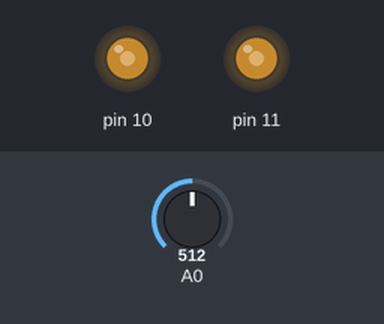
Simulated run of this sketch. Board: Arduino Uno, built with avr-gcc and run on an emulated ATmega328P. On the bench: output pins drawn as LEDs (lit = HIGH). Inputs (shaded band) come from the test bench; at power-on: A0 = 512.

Above: at 1.2 s.
1.3 s: A0 set to 716
At 1.8 s:
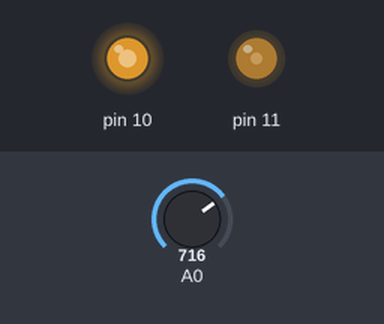
2.8 s: A0 set to 900
At 4.0 s:
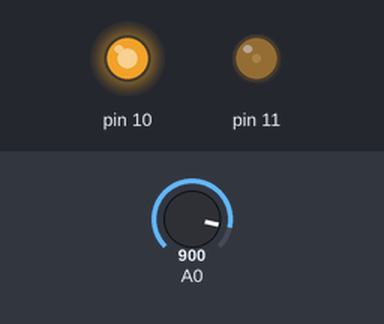
4.3 s: A0 set to 1023
At 5.3 s:
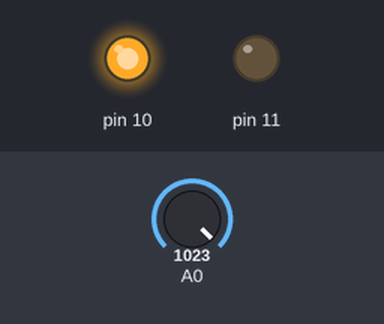
5.8 s: A0 set to 306
At 6.4 s:
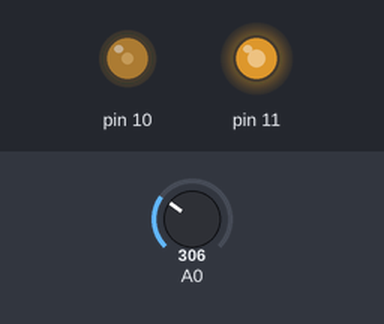
7.3 s: A0 set to 122
At 7.6 s:
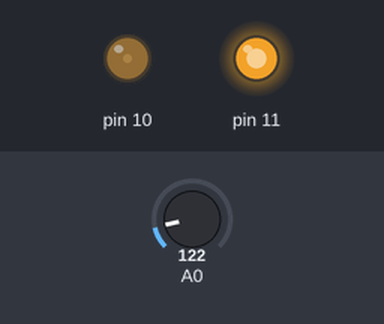
8.8 s: A0 set to 511
At 9.9 s:
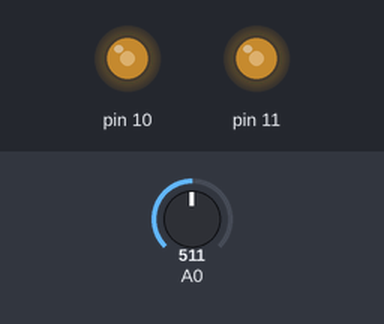
Timing chart, 0 to 11.3 s (numbered marks = the images above; inputs shaded):
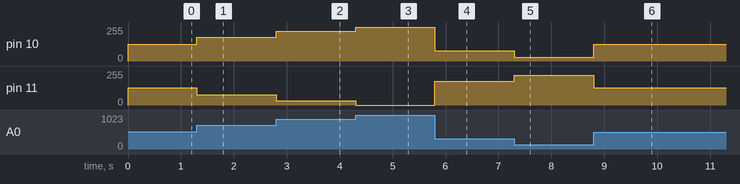

The sketch:

MovimientoDeMotorDobleSentidoPotenciometro.ino
```cpp
int lectura;
int potenciometro1, potenciometro2;

void setup() {
  pinMode(10, OUTPUT);
  pinMode(11, OUTPUT);
  pinMode(A0, INPUT);
}

void loop() {
  lectura = analogRead(A0);

  potenciometro1 = map(lectura, 0, 1023, 0, 255);
  potenciometro2 = map(lectura, 0, 1023, 255, 0);

  analogWrite(10, potenciometro1);
  analogWrite(11, potenciometro2);
}
```

Measured:
- after the input at 1.3 s, pin 10: 127/255 → 178/255 at once; pin 11: 128/255 → 77/255 at once
- after the input at 2.8 s, pin 10: 178/255 → 224/255 at once; pin 11: 77/255 → 31/255 at once
- after the input at 4.3 s, pin 10: 224/255 → 255/255 at once; pin 11: 31/255 → 0/255 at once
- after the input at 5.8 s, pin 10: 255/255 → 76/255 at once; pin 11: 0/255 → 179/255 at once
- after the input at 7.3 s, pin 10: 76/255 → 30/255 at once; pin 11: 179/255 → 225/255 at once
- after the input at 8.8 s, pin 10: 30/255 → 127/255 at once; pin 11: 225/255 → 128/255 at once
